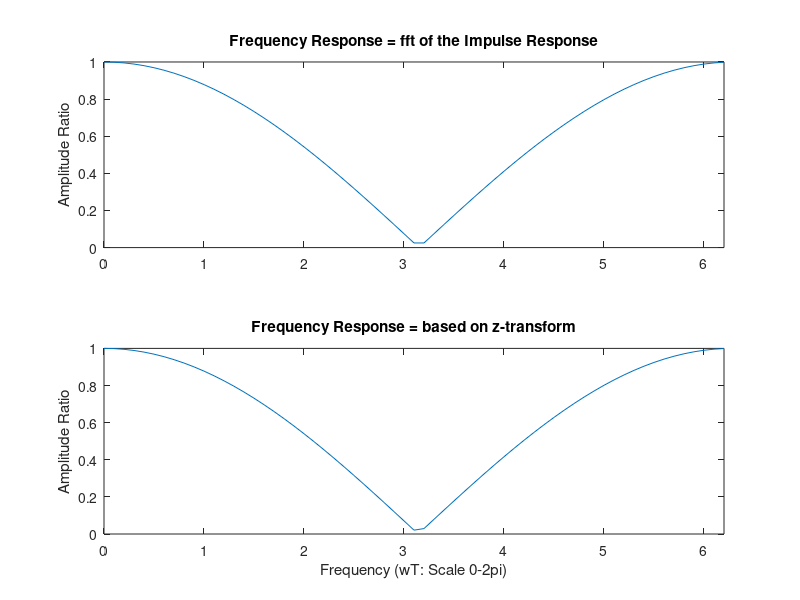
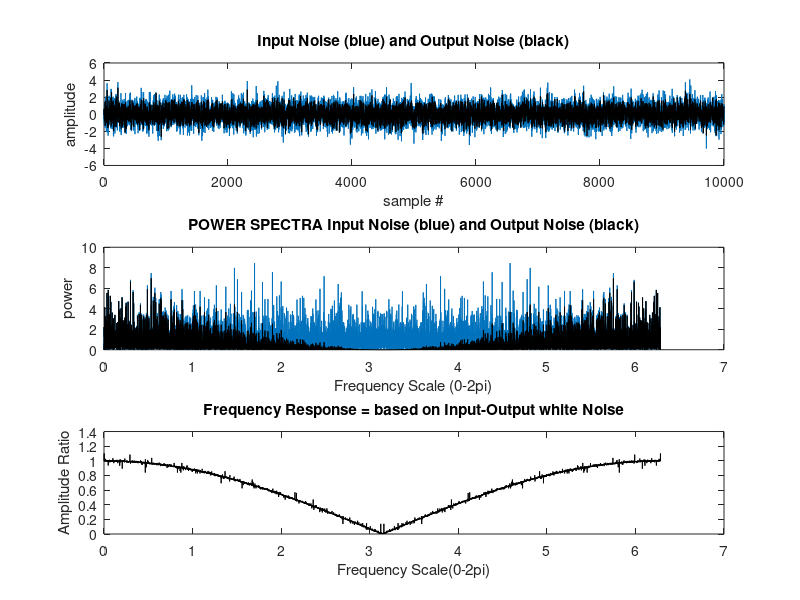

Reproduce these figures in MATLAB, in order.
% pr12_4.m
%
% Two point Smoothing Filter's Frequency Response
% filter equation (FIR) Digital Filter:
%                y(n)=(x(n)+x(n-1))/2

clear;
wT=0:.1:2*pi;

% 1. Calculate the abs component of the fft of the impulse response
%%%%%%%%%%%%%%%%%%%%%%%%%%%%%%%%%%%%%%%%%%%%%%%%%%%%%%%%%%%%%%%%%%%%
% The impulse response y for an impulse at time=0 
% equals to pulse of .5 at time=0 and at time=T,
% i.e
y=zeros(1,63);
y(1)=.5;y(2)=.5;

Y=fft(y);                           % fft of the impulse response y
                                    % --> frequency response Y
figure
subplot(2,1,1),plot(wT,abs(Y))
title('Frequency Response = fft of the Impulse Response')
axis([0 max(wT) 0 max(abs(Y))]);
ylabel('Amplitude Ratio');


% 2. The second method is to use the z-transform and replace z by exp(jwT)
%%%%%%%%%%%%%%%%%%%%%%%%%%%%%%%%%%%%%%%%%%%%%%%%%%%%%%%%%%%%%%%%%%%%%%%%%%
% The z-transform of y(n)=(x(n)+x(n-1))/2 is:
%                               Y(z)=.5* X(z)*[1+1/z]
%                       -->     H(z)=Y(z)/X(z)=.5 + .5*(1/z) = .5 + .5*exp(-jwT)
YY=(.5+.5*(exp(-j*wT)));
subplot(2,1,2),plot(wT,abs(YY))
title('Frequency Response = based on z-transform')
axis([0 max(wT) 0 max(abs(YY))]);
ylabel('Amplitude Ratio');
xlabel('Frequency (wT: Scale 0-2pi)');  % NOTE: Normally one would show 0-pi 
                                        % with pi=the Nyquist frequency

% 3. The third method is to use white noise and compare the power spectra of in- and output
%%%%%%%%%%%%%%%%%%%%%%%%%%%%%%%%%%%%%%%%%%%%%%%%%%%%%%%%%%%%%%%%%%%%%%%%%%%%%%%%%%%%%%%%%%%
% the idea is that white noise represents all frequencies at the input and
% that the output shows what is transferred.  The output over the input power spectra
% represent the frequency response estimate

x=randn(10000,1);                       % create white noise
wT=1:length(x);wT=(wT/length(x))*2*pi;  % New Frequency Scale

for n=2:length(x);              % Calculate the output of the 2-point smoothing
    y(n)=(x(n)+x(n-1))/2;
end;

figure                          % plot the input x
subplot(3,1,1),plot(x)
hold
subplot(3,1,1),plot(y,'k')
title('Input Noise (blue) and Output Noise (black)')
xlabel('sample #')
ylabel('amplitude')

X=fft(x);                       % Calculate the power spectra (NOTE the
Y=fft(y);                       % NOTE: The power spectrum is the fft 
Px=X.*conj(X)/length(x);        % of the autocorrelation
Py=Y.*conj(Y)/length(y);

subplot(3,1,2), plot(wT,Px)
hold
subplot(3,1,2),plot(wT,Py,'k')
title('POWER SPECTRA Input Noise (blue) and Output Noise (black)')
xlabel('Frequency Scale (0-2pi)')
ylabel('power')

for i=1:length(x);
    % Strictly speaking abs(X(i)*conj(Y(i)))/(input variance * N) should be 
    % sufficient; here we divide by (X(i)*conj(X(i)) to correct for
    % non whiteness (colored) of the Gaussian noise input
    h_square(i)=(abs(X(i)*conj(Y(i)))/(X(i)*conj(X(i))))^2;     
end;

subplot(3,1,3),plot(wT,sqrt(h_square),'k');
title('Frequency Response = based on Input-Output white Noise')
xlabel('Frequency Scale(0-2pi)')
ylabel('Amplitude Ratio')
